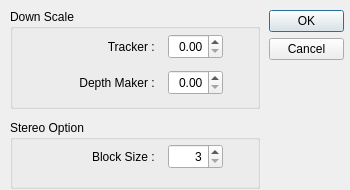
<?xml version="1.0" encoding="UTF-8"?>
<ui version="4.0">
 <class>Dialog</class>
 <widget class="QDialog" name="Dialog">
  <property name="geometry">
   <rect>
    <x>0</x>
    <y>0</y>
    <width>350</width>
    <height>190</height>
   </rect>
  </property>
  <property name="minimumSize">
   <size>
    <width>350</width>
    <height>190</height>
   </size>
  </property>
  <property name="maximumSize">
   <size>
    <width>350</width>
    <height>190</height>
   </size>
  </property>
  <property name="windowTitle">
   <string>Option</string>
  </property>
  <widget class="QDialogButtonBox" name="buttonBox">
   <property name="geometry">
    <rect>
     <x>269</x>
     <y>10</y>
     <width>75</width>
     <height>52</height>
    </rect>
   </property>
   <property name="orientation">
    <enum>Qt::Vertical</enum>
   </property>
   <property name="standardButtons">
    <set>QDialogButtonBox::Cancel|QDialogButtonBox::Ok</set>
   </property>
  </widget>
  <widget class="QGroupBox" name="groupBox">
   <property name="geometry">
    <rect>
     <x>10</x>
     <y>9</y>
     <width>250</width>
     <height>100</height>
    </rect>
   </property>
   <property name="minimumSize">
    <size>
     <width>250</width>
     <height>100</height>
    </size>
   </property>
   <property name="maximumSize">
    <size>
     <width>250</width>
     <height>100</height>
    </size>
   </property>
   <property name="font">
    <font>
     <weight>50</weight>
     <bold>false</bold>
    </font>
   </property>
   <property name="title">
    <string>Down Scale</string>
   </property>
   <property name="flat">
    <bool>true</bool>
   </property>
   <property name="checkable">
    <bool>false</bool>
   </property>
   <widget class="QWidget" name="layoutWidget">
    <property name="geometry">
     <rect>
      <x>10</x>
      <y>20</y>
      <width>211</width>
      <height>72</height>
     </rect>
    </property>
    <layout class="QVBoxLayout" name="verticalLayout">
     <item>
      <layout class="QHBoxLayout" name="horizontalLayout">
       <property name="spacing">
        <number>2</number>
       </property>
       <item>
        <widget class="QLabel" name="label">
         <property name="minimumSize">
          <size>
           <width>130</width>
           <height>0</height>
          </size>
         </property>
         <property name="maximumSize">
          <size>
           <width>130</width>
           <height>16777215</height>
          </size>
         </property>
         <property name="text">
          <string>Tracker : </string>
         </property>
         <property name="alignment">
          <set>Qt::AlignRight|Qt::AlignTrailing|Qt::AlignVCenter</set>
         </property>
        </widget>
       </item>
       <item>
        <widget class="QDoubleSpinBox" name="trackerspinbox">
         <property name="minimumSize">
          <size>
           <width>55</width>
           <height>25</height>
          </size>
         </property>
         <property name="maximumSize">
          <size>
           <width>55</width>
           <height>25</height>
          </size>
         </property>
         <property name="alignment">
          <set>Qt::AlignRight|Qt::AlignTrailing|Qt::AlignVCenter</set>
         </property>
         <property name="maximum">
          <double>1.000000000000000</double>
         </property>
         <property name="singleStep">
          <double>0.050000000000000</double>
         </property>
        </widget>
       </item>
      </layout>
     </item>
     <item>
      <layout class="QHBoxLayout" name="horizontalLayout_2">
       <property name="spacing">
        <number>2</number>
       </property>
       <item>
        <widget class="QLabel" name="label_2">
         <property name="minimumSize">
          <size>
           <width>130</width>
           <height>0</height>
          </size>
         </property>
         <property name="maximumSize">
          <size>
           <width>130</width>
           <height>16777215</height>
          </size>
         </property>
         <property name="text">
          <string>Depth Maker : </string>
         </property>
         <property name="alignment">
          <set>Qt::AlignRight|Qt::AlignTrailing|Qt::AlignVCenter</set>
         </property>
        </widget>
       </item>
       <item>
        <widget class="QDoubleSpinBox" name="depthspinbox">
         <property name="minimumSize">
          <size>
           <width>55</width>
           <height>25</height>
          </size>
         </property>
         <property name="maximumSize">
          <size>
           <width>55</width>
           <height>25</height>
          </size>
         </property>
         <property name="alignment">
          <set>Qt::AlignRight|Qt::AlignTrailing|Qt::AlignVCenter</set>
         </property>
         <property name="maximum">
          <double>1.000000000000000</double>
         </property>
         <property name="singleStep">
          <double>0.050000000000000</double>
         </property>
        </widget>
       </item>
      </layout>
     </item>
    </layout>
   </widget>
  </widget>
  <widget class="QGroupBox" name="groupBox_2">
   <property name="geometry">
    <rect>
     <x>10</x>
     <y>120</y>
     <width>250</width>
     <height>69</height>
    </rect>
   </property>
   <property name="minimumSize">
    <size>
     <width>250</width>
     <height>0</height>
    </size>
   </property>
   <property name="maximumSize">
    <size>
     <width>250</width>
     <height>16777215</height>
    </size>
   </property>
   <property name="title">
    <string>Stereo Option</string>
   </property>
   <property name="flat">
    <bool>true</bool>
   </property>
   <widget class="QWidget" name="layoutWidget_2">
    <property name="geometry">
     <rect>
      <x>10</x>
      <y>20</y>
      <width>211</width>
      <height>34</height>
     </rect>
    </property>
    <layout class="QVBoxLayout" name="verticalLayout_2">
     <item>
      <layout class="QHBoxLayout" name="horizontalLayout_3">
       <property name="spacing">
        <number>2</number>
       </property>
       <item>
        <widget class="QLabel" name="label_3">
         <property name="minimumSize">
          <size>
           <width>130</width>
           <height>30</height>
          </size>
         </property>
         <property name="maximumSize">
          <size>
           <width>130</width>
           <height>30</height>
          </size>
         </property>
         <property name="text">
          <string>Block Size : </string>
         </property>
         <property name="alignment">
          <set>Qt::AlignRight|Qt::AlignTrailing|Qt::AlignVCenter</set>
         </property>
        </widget>
       </item>
       <item>
        <widget class="QDoubleSpinBox" name="blocksizepinbox">
         <property name="minimumSize">
          <size>
           <width>55</width>
           <height>25</height>
          </size>
         </property>
         <property name="maximumSize">
          <size>
           <width>55</width>
           <height>25</height>
          </size>
         </property>
         <property name="alignment">
          <set>Qt::AlignRight|Qt::AlignTrailing|Qt::AlignVCenter</set>
         </property>
         <property name="decimals">
          <number>0</number>
         </property>
         <property name="minimum">
          <double>3.000000000000000</double>
         </property>
         <property name="maximum">
          <double>101.000000000000000</double>
         </property>
         <property name="singleStep">
          <double>2.000000000000000</double>
         </property>
        </widget>
       </item>
      </layout>
     </item>
    </layout>
   </widget>
  </widget>
 </widget>
 <resources/>
 <connections>
  <connection>
   <sender>buttonBox</sender>
   <signal>accepted()</signal>
   <receiver>Dialog</receiver>
   <slot>accept()</slot>
   <hints>
    <hint type="sourcelabel">
     <x>248</x>
     <y>254</y>
    </hint>
    <hint type="destinationlabel">
     <x>157</x>
     <y>274</y>
    </hint>
   </hints>
  </connection>
  <connection>
   <sender>buttonBox</sender>
   <signal>rejected()</signal>
   <receiver>Dialog</receiver>
   <slot>reject()</slot>
   <hints>
    <hint type="sourcelabel">
     <x>316</x>
     <y>260</y>
    </hint>
    <hint type="destinationlabel">
     <x>286</x>
     <y>274</y>
    </hint>
   </hints>
  </connection>
 </connections>
</ui>
